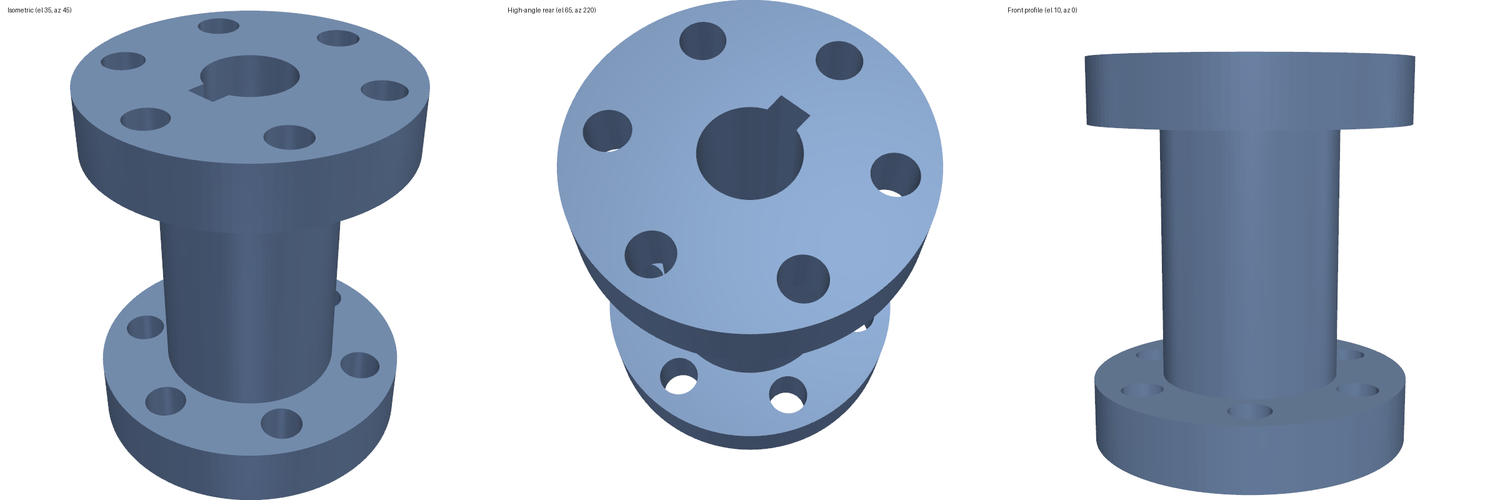
#> input picture docs/img/cadsmith_coupling_views.png, 1500 x 500 px
$ python -i make_video.py   (imports and definitions only)
#> lines starting #> are read from the running program, lines starting #| are printed output that depends on the picture
### tools/make_icons.py
#!/usr/bin/env python3
"""Generate the skill icons (docs/icons/*.svg) and the README banner (docs/img/banner.svg).

One flat, two-tone tile per skill: the colour says the area, the white glyph says what it does.
Run: python tools/make_icons.py
"""
import os

ROOT = os.path.join(os.path.dirname(__file__), "..")
OUT = os.path.join(ROOT, "docs", "icons")

AREAS = {   # area: (dark, light, label)
    "cad":        ("#3730a3", "#6366f1", "CAD"),
    "mech":       ("#1e40af", "#3b82f6", "Mechanisms & structures"),
    "analysis":   ("#115e59", "#14b8a6", "Analysis & simulation"),
    "decide":     ("#334155", "#64748b", "Decisions & documentation"),
    "dfm":        ("#9a3412", "#f97316", "Design for manufacture"),
    "process":    ("#92400e", "#f59e0b", "Process planning"),
    "monitor":    ("#9d174d", "#ec4899", "In-process monitoring"),
    "knowledge":  ("#5b21b6", "#8b5cf6", "Knowledge"),
    "teach":      ("#166534", "#22c55e", "Teaching"),
}

S = 'stroke="#fff" stroke-width="4" stroke-linecap="round" stroke-linejoin="round" fill="none"'
T = 'stroke="#fff" stroke-width="2.5" stroke-linecap="round" stroke-linejoin="round" fill="none"'
F = 'fill="#fff"'
W = 'fill="#fff" fill-opacity="0.35"'


def cube(cx, cy, r):
    h = r * 0.5
    return (f'<path {S} d="M{cx},{cy-r} L{cx+r},{cy-h} L{cx+r},{cy+h} L{cx},{cy+r} L{cx-r},{cy+h} '
            f'L{cx-r},{cy-h} Z M{cx-r},{cy-h} L{cx},{cy} L{cx+r},{cy-h} M{cx},{cy} L{cx},{cy+r}"/>')


G = {
    # ---------------- design ----------------
    "cadsmith-text-to-cad": ("cad", "Text → validated CAD", f'''
        <path {S} d="M18,24 H40 M18,33 H34 M18,42 H38"/>
        <path {T} d="M40,52 l8,0 m-3,-3 l3,3 l-3,3"/>
        {cube(64, 58, 16)}'''),
    "query2cad-freecad": ("cad", "Text → FreeCAD macro", f'''
        <path {S} d="M18,22 H66 a6,6 0 0 1 6,6 V48 a6,6 0 0 1 -6,6 H38 L28,64 V54 H24 a6,6 0 0 1 -6,-6 V28 a6,6 0 0 1 6,-6 Z"/>
        {cube(46, 38, 10)}
        <circle cx="72" cy="70" r="8" {S}/><path {S} d="M72,62 v-3 M72,78 v3 M64,70 h-3 M80,70 h3"/>'''),
    "parametric-part-cad": ("cad", "Spec → parametric part", f'''
        <path {S} d="M22,30 H40 V58 H70 V72 H22 Z"/>
        <circle cx="31" cy="44" r="4" {S}/>
        <path {T} d="M22,20 H40 M22,16 v8 M40,16 v8 M78,58 V72 M74,58 h8 M74,72 h8"/>'''),
    "sketch-to-cad": ("cad", "Sketch / photo → CAD", f'''
        <path {S} d="M18,62 C24,48 30,70 36,56 S46,50 50,58"/>
        <path {S} d="M28,40 L50,18 L58,26 L36,48 L26,50 Z M46,22 l8,8"/>
        {cube(66, 60, 13)}'''),
    "drawing-gdt-review": ("cad", "Drawing & GD&T audit", f'''
        <rect x="16" y="30" width="64" height="20" rx="2" {S}/>
        <path {S} d="M36,30 V50 M58,30 V50"/>
        <circle cx="26" cy="40" r="6" {T}/><path {T} d="M26,31 v18 M17,40 h18"/>
        <path {T} d="M41,40 h12"/><path {T} d="M66,35 l4,10 l4,-10"/>
        <path {S} d="M34,66 l8,8 l16,-16"/>'''),
    "linkage-synthesis": ("mech", "Target path → linkage", f'''
        <path {T} stroke-dasharray="3 5" d="M52,26 C70,16 84,30 74,40 C66,48 50,44 52,26 Z"/>
        <path {S} d="M24,68 L30,44 L62,36 L66,68"/>
        <circle cx="30" cy="44" r="3.5" {F}/><circle cx="62" cy="36" r="3.5" {F}/>
        <path {S} d="M30,44 L58,30"/><circle cx="58" cy="30" r="3.5" {F}/>
        <path {S} d="M18,74 h14 l-7,-6 z M59,74 h14 l-7,-6 z"/>'''),
    "rocketsmith": ("mech", "Printed rockets: stability & flight", f'''
        <path {S} d="M48,14 C58,24 60,38 58,56 H38 C36,38 38,24 48,14 Z"/>
        <circle cx="48" cy="34" r="5" {S}/>
        <path {S} d="M38,48 L28,62 L38,60 M58,48 L68,62 L58,60"/>
        <path {S} d="M42,64 l-2,10 M48,64 v14 M54,64 l2,10"/>'''),
    "llm-mechanical-designer": ("mech", "LLM ↔ FEM truss design", f'''
        <path {S} d="M18,62 H78 L64,38 H32 Z M32,38 L48,62 L64,38"/>
        <path {S} d="M18,62 l-4,8 h8 z M78,62 l-4,8 h8 z"/>
        <path {S} d="M48,16 V30 m-5,-5 l5,5 l5,-5"/>'''),
    "machine-element-sizing": ("mech", "Bolts, shafts, gears, springs", f'''
        <path {S} d="M48,18 l5,6 l8,-2 l2,8 l8,2 l-2,8 l6,5 l-6,5 l2,8 l-8,2 l-2,8 l-8,-2 l-5,6 l-5,-6 l-8,2 l-2,-8 l-8,-2 l2,-8 l-6,-5 l6,-5 l-2,-8 l8,-2 l2,-8 l8,2 Z"/>
        <circle cx="48" cy="47" r="10" {S}/>'''),
    "cfd-simulation-setup": ("analysis", "OpenFOAM setup & diagnosis", f'''
        <ellipse cx="44" cy="48" rx="14" ry="9" {S}/>
        <path {T} d="M14,30 C30,30 34,32 44,34 S66,30 82,30 M14,48 H26 M62,48 H82 M14,66 C30,66 34,64 44,62 S66,66 82,66"/>
        <path {T} d="M76,26 l6,4 l-6,4"/>'''),
    "stress-field-surrogate": ("analysis", "Instant stress fields", f'''
        <path {S} d="M18,20 V76"/><path {T} d="M18,28 l-6,6 M18,40 l-6,6 M18,52 l-6,6 M18,64 l-6,6"/>
        <rect x="18" y="38" width="58" height="20" {S}/>
        <path d="M20,40 h18 v16 h-18 z" {W}/><path d="M38,40 h14 v16 h-14 z" fill="#fff" fill-opacity="0.18"/>
        <path {S} d="M76,22 V36 m-5,-5 l5,5 l5,-5"/>'''),
    "lattice-inverse-design": ("analysis", "Target stiffness → lattice", f'''
        {cube(48, 48, 28)}
        <ellipse cx="48" cy="34" rx="9" ry="4.5" {T}/>
        <ellipse cx="34" cy="57" rx="5" ry="8" transform="rotate(-28 34 57)" {T}/>
        <ellipse cx="62" cy="57" rx="5" ry="8" transform="rotate(28 62 57)" {T}/>'''),
    "equation-discovery": ("analysis", "Data → interpretable equations", f'''
        <path {S} d="M18,18 V76 H80"/>
        <circle cx="28" cy="66" r="2.5" {F}/><circle cx="36" cy="58" r="2.5" {F}/><circle cx="46" cy="50" r="2.5" {F}/>
        <circle cx="54" cy="40" r="2.5" {F}/><circle cx="64" cy="34" r="2.5" {F}/><circle cx="74" cy="30" r="2.5" {F}/>
        <path {S} d="M24,70 C40,52 56,32 78,28"/>
        <text x="30" y="34" font-family="Georgia,serif" font-style="italic" font-size="16" fill="#fff">f(x)</text>'''),
    "quick-fea": ("analysis", "Quick FEA + hand check", f'''
        <path {S} d="M18,70 L36,24 L60,30 L78,64 Z"/>
        <path {T} d="M36,24 L44,52 L18,70 M44,52 L60,30 M44,52 L78,64 M44,52 L54,68"/>
        <circle cx="44" cy="52" r="3" {F}/>'''),
    "tolerance-stackup": ("analysis", "Tolerance stack-ups", f'''
        <rect x="16" y="60" width="22" height="14" {S}/><rect x="38" y="60" width="16" height="14" {S}/><rect x="54" y="60" width="26" height="14" {S}/>
        <path {S} d="M22,50 C34,50 38,18 48,18 S62,50 74,50"/>
        <path {T} d="M48,18 V54"/>'''),
    "thermal-fluids-calc": ("analysis", "Pipes, heat exchangers, fins", f'''
        <path {S} d="M14,34 H58 M14,58 H58"/>
        <path {T} d="M18,46 H46 m-6,-5 l6,5 l-6,5"/>
        <path {S} d="M72,20 a6,6 0 0 1 6,6 V54 a10,10 0 1 1 -12,0 V26 a6,6 0 0 1 6,-6 Z"/>
        <circle cx="72" cy="63" r="5" {F}/><path {S} d="M72,62 V36"/>'''),
    "material-selection": ("decide", "Ashby charts & indices", f'''
        <path {S} d="M18,18 V76 H80"/>
        <ellipse cx="34" cy="60" rx="9" ry="6" {W}/><ellipse cx="54" cy="44" rx="10" ry="7" {W}/><ellipse cx="68" cy="28" rx="8" ry="6" {W}/>
        <path {T} stroke-dasharray="4 4" d="M22,72 L78,22"/>
        <circle cx="54" cy="44" r="3" {F}/>'''),
    "design-review-package": ("decide", "Requirements, FMEA, BOM", f'''
        <rect x="22" y="20" width="52" height="60" rx="5" {S}/>
        <path {S} d="M38,16 h20 v8 h-20 z"/>
        <path {T} d="M30,38 l3,3 l6,-6 M30,52 l3,3 l6,-6 M30,66 l3,3 l6,-6 M46,38 h18 M46,52 h18 M46,66 h14"/>'''),
    "engineering-calc-report": ("decide", "Calc reports for sign-off", f'''
        <path {S} d="M24,16 H58 L72,30 V80 H24 Z M58,16 V30 H72"/>
        <text x="31" y="56" font-family="Georgia,serif" font-size="24" fill="#fff">Σ</text>
        <path {T} d="M50,46 h14 M50,54 h10 M32,68 h32"/>'''),
    # ---------------- manufacturing ----------------
    "agentscad-fdm-dfam": ("dfm", "Make STEP parts printable", f'''
        <path {S} d="M14,76 H82"/>
        <path {S} d="M24,70 V34 H72 V70 Z"/>
        <path {S} d="M48,44 L56,56 A9,9 0 1 1 40,56 Z"/>
        <path {T} d="M72,34 L80,26 M24,34 L16,26"/>'''),
    "dfm-review": ("dfm", "DFM review", f'''
        <path {S} d="M16,70 V40 H40 V56 H56 V70 Z"/>
        <circle cx="60" cy="36" r="14" {S}/>
        <path {S} d="M70,46 L82,58"/>
        <path {T} d="M54,36 l4,4 l8,-8"/>'''),
    "mechanical-teardown": ("dfm", "Product teardown", f'''
        <path {S} d="M18,66 H78 V80 H18 Z"/>
        <path {S} d="M18,14 H78 V24 H18 Z"/>
        <path {T} d="M50.9,45.6 L50.9,48.4 L47.7,49.1 L46.9,51.0 L48.7,53.7 L46.7,55.7 L44.0,53.9 L42.1,54.7 L41.4,57.9 L38.6,57.9 L37.9,54.7 L36.0,53.9 L33.3,55.7 L31.3,53.7 L33.1,51.0 L32.3,49.1 L29.1,48.4 L29.1,45.6 L32.3,44.9 L33.1,43.0 L31.3,40.3 L33.3,38.3 L36.0,40.1 L37.9,39.3 L38.6,36.1 L41.4,36.1 L42.1,39.3 L44.0,40.1 L46.7,38.3 L48.7,40.3 L46.9,43.0 L47.7,44.9 Z"/><circle cx="40" cy="47" r="3" {F}/>
        <path {T} d="M62,38 h10 M67,38 V56 M64,42 h6 M64,46 h6 M64,50 h6"/>
        <path {T} stroke-dasharray="2 4" d="M24,28 V62 M84,40 V60"/>
        <path {T} d="M84,34 V20 m-4,4 l4,-4 l4,4"/>'''),
    "image2gcode": ("process", "Image → G-code", f'''
        <rect x="14" y="22" width="30" height="26" rx="3" {S}/>
        <path {T} d="M18,44 l8,-10 l6,6 l4,-4 l6,8"/><circle cx="34" cy="30" r="2.5" {F}/>
        <path {S} d="M50,62 h28 v-6 h-28 v-6 h28 v-6 h-28"/>
        <path {T} d="M40,58 l6,4 l-6,4"/>'''),
    "lpbf-defect-prediction": ("process", "L-PBF defect regimes", f'''
        <path {S} d="M18,18 V76 H80"/>
        <path d="M20,74 L20,20 C34,40 44,56 78,62 L78,74 Z" fill="#fff" fill-opacity="0.18"/>
        <path {T} d="M20,22 C34,40 44,56 78,62 M38,74 C44,60 56,48 78,40"/>
        <circle cx="52" cy="58" r="4.5" {F}/>'''),
    "am-alloy-screening": ("process", "Which alloy prints", f'''
        <rect x="16" y="16" width="18" height="18" rx="2" {S}/><rect x="38" y="16" width="18" height="18" rx="2" {S}/>
        <rect x="60" y="16" width="18" height="18" rx="2" {S}/>
        <rect x="16" y="38" width="18" height="18" rx="2" {S}/><rect x="38" y="38" width="18" height="18" rx="2" fill="#fff"/>
        <rect x="60" y="38" width="18" height="18" rx="2" {S}/>
        <text x="40.5" y="52" font-family="Arial,sans-serif" font-weight="bold" font-size="12" fill="#92400e">Ni</text>
        <path {S} d="M34,70 l6,6 l14,-14"/>'''),
    "sls-process-optimization": ("process", "SLS settings batch by batch", f'''
        <path {S} d="M14,70 H58 M14,62 H58 M14,54 H58"/>
        <path {S} d="M36,16 V48"/><path {T} d="M30,48 l6,6 l6,-6"/>
        <path {S} d="M64,70 L72,56 L78,62 L84,44"/><path {T} d="M78,44 h6 v6"/>'''),
    "meltpool-geometry": ("process", "Melt-pool size & mode", f'''
        <path {S} d="M14,44 H82"/>
        <path d="M30,44 A18,14 0 0 0 66,44 Z" fill="#fff" fill-opacity="0.4"/>
        <path {S} d="M30,44 A18,14 0 0 0 66,44"/>
        <path {S} d="M48,14 V40"/><path {T} d="M42,20 L48,14 L54,20"/>
        <path {T} d="M30,66 H66 M30,62 v8 M66,62 v8"/>'''),
    "llm-3d-print-monitor": ("monitor", "Watch & fix prints layer by layer", f'''
        <path {S} d="M36,16 H60 V26 L52,36 H44 L36,26 Z"/>
        <path {S} d="M22,74 H74 M28,74 V64 H68 V74 M32,64 V56 H64 V64"/>
        <path {T} d="M66,40 C72,32 80,32 84,40 C80,48 72,48 66,40 Z"/><circle cx="75" cy="40" r="2.5" {F}/>'''),
    "thermal-porosity": ("monitor", "Pores from thermal images", f'''
        <rect x="16" y="30" width="64" height="44" rx="3" {S}/>
        <circle cx="34" cy="48" r="4" {F}/><circle cx="56" cy="60" r="3" {F}/><circle cx="64" cy="42" r="5" {F}/><circle cx="44" cy="64" r="2.5" {F}/>
        <path {T} d="M28,14 c-4,5 4,9 0,14 M48,14 c-4,5 4,9 0,14 M68,14 c-4,5 4,9 0,14"/>'''),
    "lpbf-superres": ("monitor", "Webcam → high-res layers", f'''
        <path d="M14,30 h8 v8 h-8 z M22,38 h8 v8 h-8 z M14,46 h8 v8 h-8 z M30,30 h8 v8 h-8 z M30,46 h8 v8 h-8 z" fill="#fff" fill-opacity="0.75"/>
        <rect x="14" y="30" width="24" height="24" {T}/>
        <path {T} d="M44,42 h8 m-4,-4 l4,4 l-4,4"/>
        <circle cx="70" cy="42" r="13" {S}/><path {T} d="M62,42 a8,8 0 0 1 8,-8"/>
        <path {T} d="M14,70 H82"/>'''),
    "am-literature-rag": ("knowledge", "Page-cited answers from papers", f'''
        <path {S} d="M14,24 C24,20 34,20 44,26 V72 C34,66 24,66 14,70 Z M44,26 C52,20 60,20 66,22"/>
        <circle cx="64" cy="48" r="12" {S}/><path {S} d="M73,57 L82,66"/>
        <path {T} d="M22,34 h14 M22,44 h14 M22,54 h10"/>'''),
    "worked-problem-generator": ("teach", "Problems with verified solutions", f'''
        <path {S} d="M38,62 C30,56 26,48 26,40 a22,22 0 0 1 44,0 c0,8 -4,16 -12,22 Z"/>
        <path {S} d="M40,70 h16 M42,78 h12"/>
        <path {T} d="M40,40 l6,6 l10,-12"/>'''),
    "mechanics-visuals": ("teach", "FBDs, Mohr's circle, diagrams", f'''
        <path {S} d="M14,48 H82 M30,18 V78"/>
        <circle cx="52" cy="48" r="20" {S}/>
        <path {T} d="M38,34 L66,62"/><circle cx="38" cy="34" r="3" {F}/><circle cx="66" cy="62" r="3" {F}/>'''),
}


# [30 lines left out: functions tile, banner, not called in this run]


# [8 lines that do not run on import are left out]

### tools/make_video.py
#!/usr/bin/env python3
"""One-minute launch video for Mechanical Engineering Skills (1920x1080, 30 fps, with a synthesized
soundtrack). Scenes are cut on the beat (120 BPM). Run: python tools/make_video.py [--out video.mp4]
[--still SCENE:FRAME] to draw single frames for checking."""
import io, math, os, random, subprocess, sys, wave
import numpy as np
from PIL import Image, ImageDraw, ImageFilter, ImageFont
import cairosvg

sys.path.insert(0, os.path.dirname(__file__))
import make_icons as M

ROOT = os.path.abspath(os.path.join(os.path.dirname(__file__), ".."))
IMG = os.path.join(ROOT, "docs", "img")
W, H, FPS = 1920, 1080, 30
BEAT = 0.5
FONT = "/usr/share/fonts/opentype/inter/"
F = lambda name, size: ImageFont.truetype(FONT + name, size)
MONO = lambda size: ImageFont.truetype("/usr/share/fonts/truetype/dejavu/DejaVuSansMono-Bold.ttf", size)
NAVY = (11, 18, 32)

RESEARCH = [  # skill, paper chip, tagline, image
    ("cadsmith-text-to-cad", "CADSmith", "Describe a part in words. Get a validated CAD model.", "cadsmith_coupling_views.png"),
    ("query2cad-freecad", "Query2CAD", "Plain language to a FreeCAD macro, checked by vision.", "query2cad_star_v1_v2.png"),
    ("linkage-synthesis", "LinkD", "Draw a motion path. Get the linkage that traces it.", "linkage_bean.png"),
    ("llm-mechanical-designer", "LLM Mechanical Designer", "The model proposes trusses. Exact FEM judges them.", "truss_best.png"),
    ("rocketsmith", "RocketSmith", "Printed rockets: stable, simulated, ready to fly.", "rocketsmith_parts.png"),
    ("cfd-simulation-setup", "CFD Forge", "A flow question becomes a physics-checked OpenFOAM run.", None),
    ("stress-field-surrogate", "StressD", "Geometry and loads to a full stress field in milliseconds.", "stressd_regression_unseen.png"),
    ("lattice-inverse-design", "GLU3D", "Target stiffness to a printable TPMS lattice.", "glu3d_gallery.png"),
    ("equation-discovery", "LLM-SR · ICLR Oral", "Test data to an equation you can read.", "eqdisc_pareto.png"),
    ("agentscad-fdm-dfam", "AgentsCAD", "Any STEP part, made printable without supports.", "agentscad_birdhouse_after.png"),
    ("image2gcode", "Image2Gcode", "A photo or sketch, straight to G-code.", "image2gcode_toolpaths.png"),
    ("lpbf-defect-prediction", "AdditiveLLM", "Laser settings in. Keyhole, lack of fusion or safe out.", "lpbf_map_ti64.png"),
    ("am-alloy-screening", "Agentic alloy evaluation", "Will this alloy print? Ranked, with its process map.", "alloy_known_maps.png"),
    ("sls-process-optimization", "Agentic SLS", "Test results in. Next batch settings out.", "sls_onyx_history.png"),
    ("meltpool-geometry", "MeltpoolNet", "Melt-pool size and mode from power, speed and alloy.", "meltpool_parity.png"),
    ("llm-3d-print-monitor", "LLM-3D Print", "Watches every layer and fixes the print, safely.", "printmonitor_layers.png"),
    ("thermal-porosity", "ThermoPore", "Thermal images to pores, layer by layer.", "thermopore_layer.png"),
    ("lpbf-superres", "Diffusion super-resolution", "A cheap webcam, sharpened into high-resolution layers.", "superres_patches.png"),
    ("am-literature-rag", "AMGPT", "Page-cited answers from your own AM papers.", None),
]
CORE = ["parametric-part-cad", "sketch-to-cad", "drawing-gdt-review", "machine-element-sizing", "quick-fea",
        "tolerance-stackup", "thermal-fluids-calc", "material-selection", "design-review-package",
        "engineering-calc-report", "dfm-review", "mechanical-teardown", "worked-problem-generator", "mechanics-visuals"]
CATEGORY = {"design": ("DESIGN & CAD", "mech"), "analysis": ("ANALYSIS & SIMULATION", "analysis"),
            "manufacturing": ("MANUFACTURING", "dfm")}
CAT_OF = {s: ("design" if i < 5 else "analysis" if i < 9 else "manufacturing") for i, (s, *_ ) in enumerate(RESEARCH)}

# timeline in beats (0.5 s): title 8, voice 10, research 19 x 3, core 15 (14 skills), numbers 12, end 18  -> 120 beats = 60 s
SCENES = [("title", 8), ("voice", 10)] + [(f"skill{i}", 3) for i in range(len(RESEARCH))] + [("core", 15), ("numbers", 12), ("end", 18)]


def hexrgb(h):
    h = h.lstrip("#"); return tuple(int(h[i:i + 2], 16) for i in (0, 2, 4))


def ease_out(t): t = min(max(t, 0), 1); return 1 - (1 - t) ** 3
def ease_back(t, s=1.7):
    t = min(max(t, 0), 1) - 1; return t * t * ((s + 1) * t + s) + 1
def clamp01(t): return min(max(t, 0.0), 1.0)


_icon_cache = {}
# [6 lines left out: function icon, not called in this run]


def scaled(im, s):
    s = max(s, 0.01)
    return im.resize((max(1, int(im.width * s)), max(1, int(im.height * s))), Image.LANCZOS)


# [31 lines left out: functions paste_center, text_img, put_text, wrap, not called in this run]


_bg = None
# [18 lines left out: function background, not called in this run]


_glow_cache = {}
# [56 lines left out: functions glow_img, rounded_card, pill, scene_title, not called in this run]


_concept = None
# [52 lines left out: functions concept_layers, scene_voice, not called in this run]


def scene_skill(i):
    skill, paper, tagline, img = RESEARCH[i]
    cat = CAT_OF[skill]
    label, area = CATEGORY[cat]
    dark, light, _ = M.AREAS[area]
    pic = None
    if img:
        p = Image.open(os.path.join(IMG, img)).convert("RGBA")
        g = np.asarray(p.convert("L")); ys, xs = np.where(g < 245)   # trim white margins
        if len(xs):
            p = p.crop((max(xs.min() - 12, 0), max(ys.min() - 12, 0), min(xs.max() + 12, p.width), min(ys.max() + 12, p.height)))
        bw, bh = 800, 600
        s = min((bw - 40) / p.width, (bh - 40) / p.height)
        pic = scaled(p, s)

    # [55 lines left out: function draw, not called in this run]
    return draw


# [43 lines left out: functions scene_core, scene_numbers, not called in this run]


_banner = None
# [130 lines left out: functions scene_end, drawer, soundtrack, render_scene, main, not called in this run]


# [2 lines not run here, left out]

>>> import cv2
>>> picture = cv2.imread('../docs/img/cadsmith_coupling_views.png', cv2.IMREAD_GRAYSCALE)
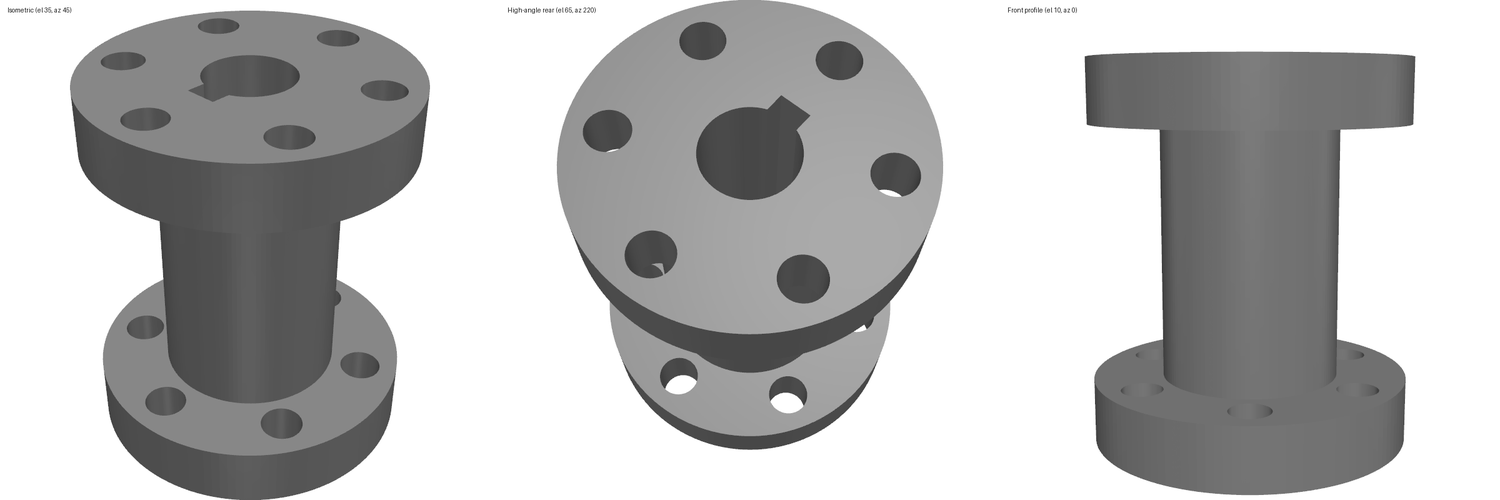
#> picture: shape (500, 1500); min 46, max 255, mean 188.5
#> (the run stopped early here; a loop or call above may not have finished)

$ run again, on docs/img/glu3d_compare.png
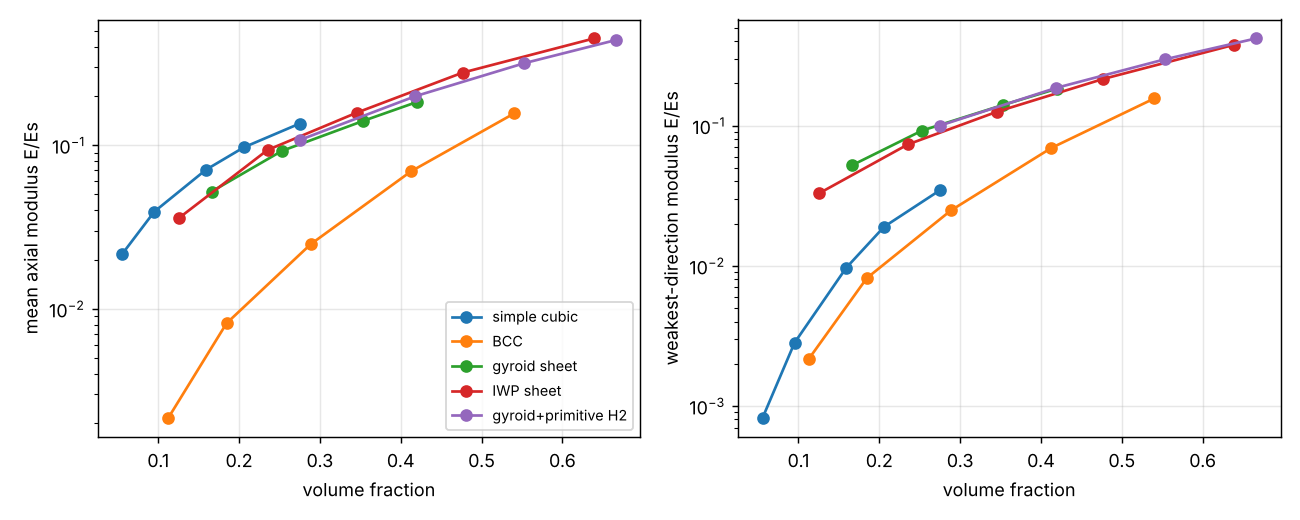
#> input picture docs/img/glu3d_compare.png, 1300 x 520 px
#> `picture = cv2.imread('../docs/img/cadsmith_coupling_views.png', cv2.IM..`:
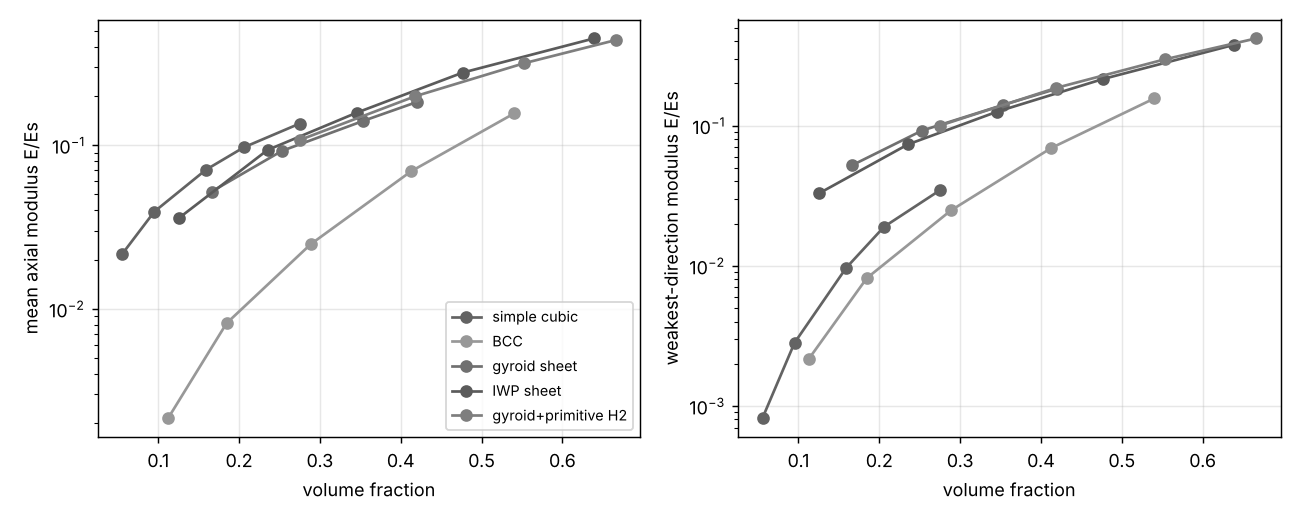
#> picture: shape (520, 1300); min 0, max 255, mean 247.4
